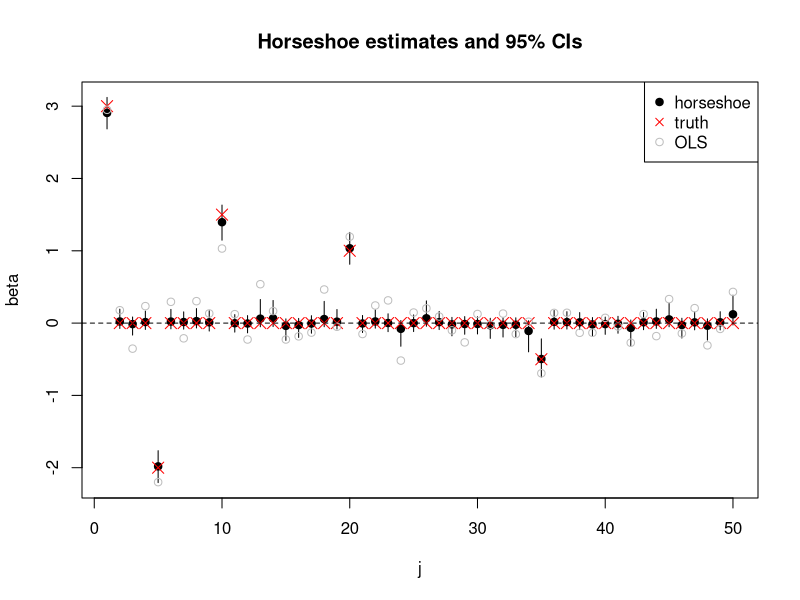
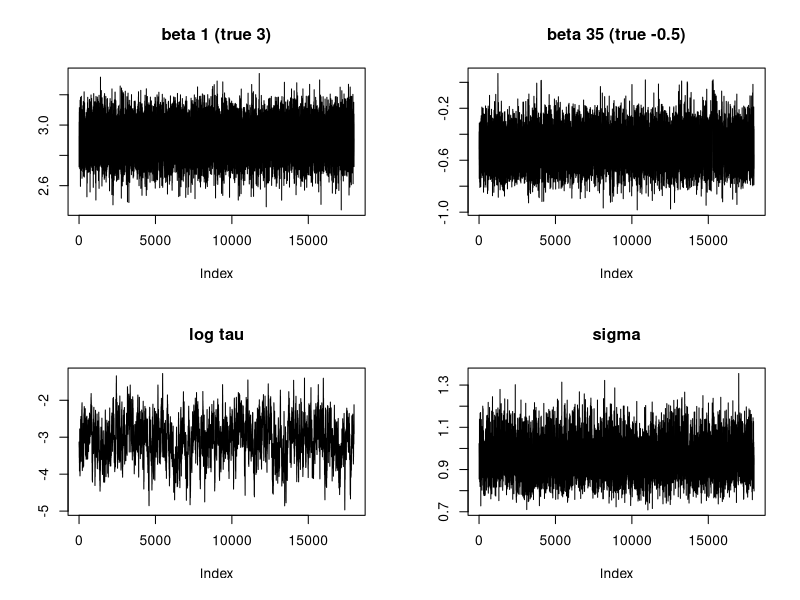
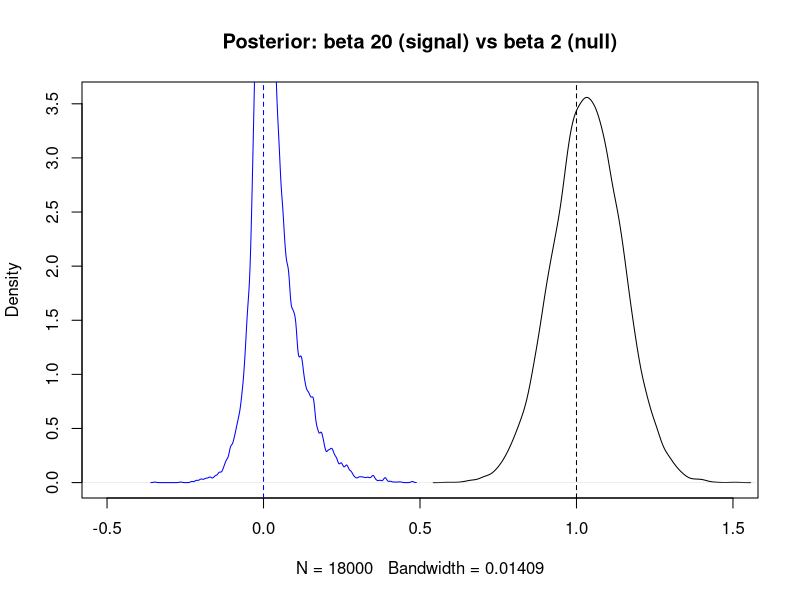

These charts were generated, in order, by the following R code:
# Horseshoe linear regression on synthetic data (Gibbs sampler, base R)
# Model and updates follow ../Notes/horseshoe_linear_regression.tex
# Run from the Scripts folder; metrics and plots are written to results/.

set.seed(1)
dir.create("results", showWarnings = FALSE)

# ---- Simulate data ----------------------------------------------------------
n <- 100
p <- 50
beta_true <- rep(0, p)
beta_true[c(1, 5, 10, 20, 35)] <- c(3, -2, 1.5, 1, -0.5)

Sigma <- 0.5^abs(outer(1:p, 1:p, "-"))
X <- matrix(rnorm(n * p), n, p) %*% chol(Sigma)
X <- scale(X) * sqrt(n / (n - 1))       # centered, X_j'X_j = n
y <- 2 + X %*% beta_true + rnorm(n)
y <- drop(y)

# ---- Gibbs sampler ----------------------------------------------------------
rinvgamma <- function(k, a, b) b / rgamma(k, shape = a, rate = 1)

horseshoe <- function(y, X, n_iter = 20000, n_burn = 2000,
                      a_sigma = 2, b_sigma = 1, s_tau = 1) {
  n <- nrow(X); p <- ncol(X)
  XtX <- crossprod(X)
  Xty <- drop(crossprod(X, y))

  beta <- rep(0, p); sigma2 <- var(y); tau2 <- 1
  lambda2 <- rep(1, p); nu <- rep(1, p); xi <- 1

  keep <- n_iter - n_burn
  B <- matrix(NA, keep, p)
  S2 <- T2 <- A0 <- numeric(keep)

  for (it in 1:n_iter) {
    alpha <- rnorm(1, mean(y - X %*% beta), sqrt(sigma2 / n))

    A <- XtX
    diag(A) <- diag(A) + 1 / (tau2 * lambda2)
    U <- chol(A)
    m <- backsolve(U, forwardsolve(t(U), Xty - alpha * colSums(X)))
    beta <- m + sqrt(sigma2) * backsolve(U, rnorm(p))

    r <- y - alpha - X %*% beta
    sigma2 <- rinvgamma(1, a_sigma + (n + p) / 2,
                        b_sigma + (sum(r^2) + sum(beta^2 / (tau2 * lambda2))) / 2)
    lambda2 <- rinvgamma(p, 1, 1 / nu + beta^2 / (2 * sigma2 * tau2))
    tau2 <- rinvgamma(1, (p + 1) / 2, 1 / xi + sum(beta^2 / lambda2) / (2 * sigma2))
    nu <- rinvgamma(p, 1, 1 + 1 / lambda2)
    xi <- rinvgamma(1, 1, 1 / s_tau^2 + 1 / tau2)

    if (it > n_burn) {
      k <- it - n_burn
      B[k, ] <- beta; S2[k] <- sigma2; T2[k] <- tau2; A0[k] <- alpha
    }
  }
  list(beta = B, sigma2 = S2, tau2 = T2, alpha = A0)
}

fit <- horseshoe(y, X, s_tau = 5 / 45 / sqrt(n))   # tau scale for ~5 signals

# ---- Metrics ----------------------------------------------------------------
beta_hat <- colMeans(fit$beta)
ci <- apply(fit$beta, 2, quantile, c(0.025, 0.975))
selected <- ci[1, ] > 0 | ci[2, ] < 0
ols <- coef(lm(y ~ X))[-1]

sink("results/metrics.txt", split = TRUE)
cat("MSE horseshoe:", mean((beta_hat - beta_true)^2), "\n")
cat("MSE OLS:      ", mean((ols - beta_true)^2), "\n")
cat("95% CI coverage:", mean(ci[1, ] <= beta_true & beta_true <= ci[2, ]), "\n")
cat("Selected (CI excludes 0):", which(selected), "\n")
cat("True signals:            ", which(beta_true != 0), "\n")
cat("Intercept:", mean(fit$alpha), "  sigma:", mean(sqrt(fit$sigma2)), "\n")

print(round(data.frame(true = beta_true, horseshoe = beta_hat, ols = ols,
                       lower = ci[1, ], upper = ci[2, ])[beta_true != 0, ], 3))
sink()

# ---- Plots ------------------------------------------------------------------
# Each plot is saved as a PNG in results/ and also shown on screen in R.
save_plot <- function(file, draw) {
  png(file.path("results", file), width = 1400, height = 900, res = 150)
  draw()
  dev.off()
  if (interactive()) draw()
}

# 1. Estimates vs truth
save_plot("estimates.png", function() {
  plot(1:p, beta_hat, pch = 19, ylim = range(ci, ols),
       xlab = "j", ylab = "beta", main = "Horseshoe estimates and 95% CIs")
  segments(1:p, ci[1, ], 1:p, ci[2, ])
  points(1:p, beta_true, pch = 4, col = "red", cex = 1.5)
  points(1:p, ols, col = "grey")
  abline(h = 0, lty = 2)
  legend("topright", c("horseshoe", "truth", "OLS"),
         pch = c(19, 4, 1), col = c("black", "red", "grey"))
})

# 2. Trace plots
save_plot("traces.png", function() {
  par(mfrow = c(2, 2))
  plot(fit$beta[, 1], type = "l", main = "beta 1 (true 3)", ylab = "")
  plot(fit$beta[, 35], type = "l", main = "beta 35 (true -0.5)", ylab = "")
  plot(log(sqrt(fit$tau2)), type = "l", main = "log tau", ylab = "")
  plot(sqrt(fit$sigma2), type = "l", main = "sigma", ylab = "")
  par(mfrow = c(1, 1))
})

# 3. Posterior densities: a signal vs a null coefficient
save_plot("densities.png", function() {
  plot(density(fit$beta[, 20]), xlim = c(-0.5, 1.5),
       main = "Posterior: beta 20 (signal) vs beta 2 (null)")
  lines(density(fit$beta[, 2]), col = "blue")
  abline(v = c(0, 1), col = c("blue", "black"), lty = 2)
})
